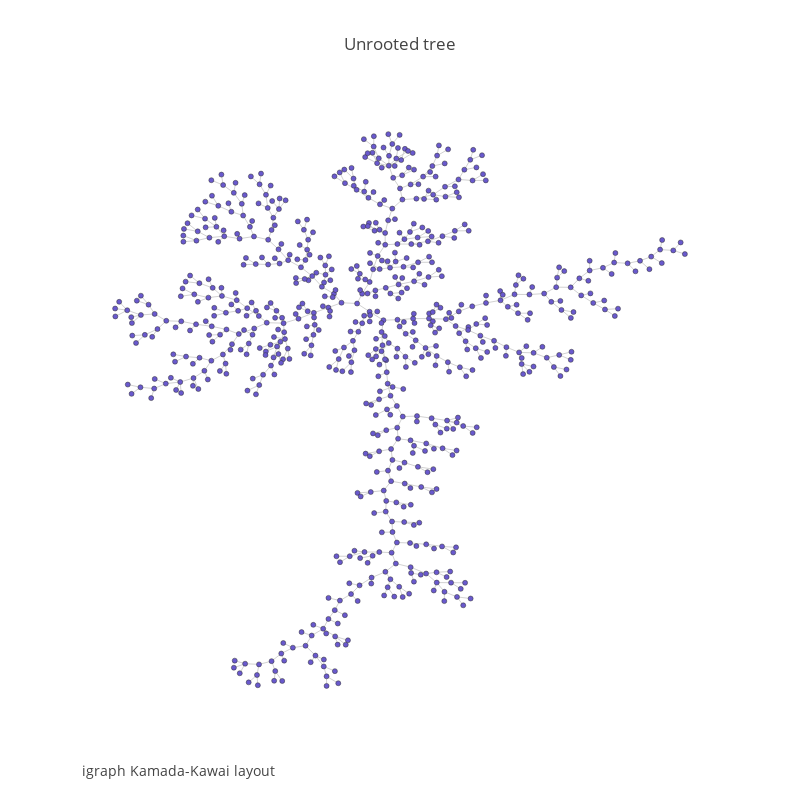

The cell this chart's notebook holds for it:
### Code cell
fig1=dict(data=[trace1, trace2], layout=layout)
iplot(fig1)

### Figure 1 — Plotly figure (JSON) as saved in the notebook; plotly's stock layout.template omitted (floating-point values rounded to 4 significant figures; data arrays with more than 128 entries replaced by an {"elided": "..."} marker saying what was removed)
{"data": [{"hoverinfo": "none", "line": {"color": "rgb(210,210,210)", "width": 1}, "mode": "lines", "type": "scatter", "x": {"elided": "2091 float values"}, "y": {"elided": "2091 float values"}}, {"hoverinfo": "text", "marker": {"color": "#6959CD", "line": {"color": "rgb(50,50,50)", "width": 0.5}, "size": 5, "symbol": "dot"}, "mode": "markers", "text": {"elided": "698 str values"}, "type": "scatter", "x": {"elided": "698 float values"}, "y": {"elided": "698 float values"}}], "layout": {"annotations": [{"font": {"size": 14}, "showarrow": false, "text": "igraph Kamada-Kawai layout", "x": 0, "xanchor": "left", "xref": "paper", "y": -0.1, "yanchor": "bottom", "yref": "paper"}], "autosize": false, "font": {"size": 12}, "height": 800, "hovermode": "closest", "showlegend": false, "title": "Unrooted tree", "width": 800, "xaxis": {"showgrid": false, "showline": false, "showticklabels": false, "title": "", "zeroline": false}, "yaxis": {"showgrid": false, "showline": false, "showticklabels": false, "title": "", "zeroline": false}}}
